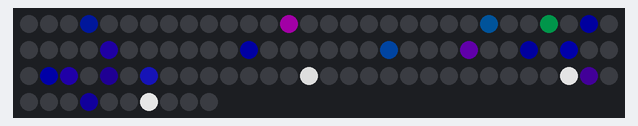
A sketch run on a simulated Arduino Uno, built with avr-gcc and run on an emulated ATmega328P. Parts: 100 RGB LEDs in strip order, left to right, continuing on the next row. Dim RGB values are drawn brighter than linear; random numbers use the default seed unless the sketch sets one.

Above: at 0.46 s.
At 5.32 s:
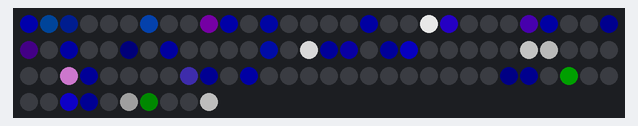
At 10.19 s:
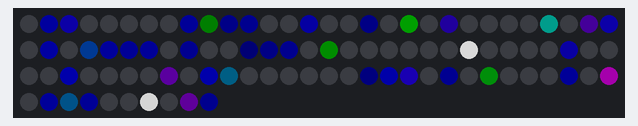
At 19.91 s:
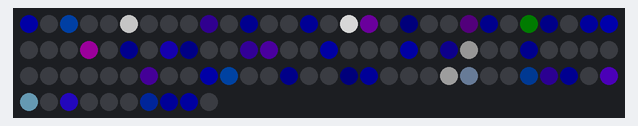
At 29.64 s:
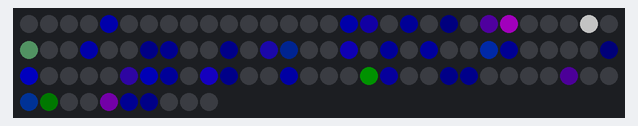
At 39.67 s:
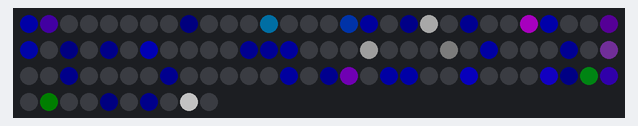

The sketch:

brinelegs.ino
```cpp
// Artimiid art boat legs
#include <FastLED.h>
// pin definitions
#define LEDS_PIN 10
#define NUM_LEDS        100
#define BRIGHTNESS      200
#define ARRAY_SIZE(A) (sizeof(A) / sizeof((A)[0]))
int ledsX[NUM_LEDS][3]; //-ARRAY FOR COPYING WHATS IN THE LED STRIP CURRENTLY (FOR CELL-AUTOMATA, ETC)
//-PERISTENT VARS
int idex = 0;        //-LED INDEX (0 to NUM_LEDS-1
int idx_offset = 0;  //-OFFSET INDEX (BOTTOM LED TO ZERO WHEN LOOP IS TURNED/DOESN'T REALLY WORK)
int ihue = 0;        //-HUE (0-360)
int ibright = 0;     //-BRIGHTNESS (0-255)
int isat = 0;        //-SATURATION (0-255)
int bouncedirection = 0;  //-SWITCH FOR COLOR BOUNCE (0-1)
float tcount = 0.0;      //-INC VAR FOR SIN LOOPS
int lcount = 0;      //-ANOTHER COUNTING VAR
// ----------------------------------------------------------------------------
// globals

CRGB leds[NUM_LEDS];
uint8_t g_address;
uint8_t g_hue = 90;

void set_color_led(int adex, int cred, int cgrn, int cblu)
{
  int bdex;

  if (idx_offset > 0) {  //-APPLY INDEX OFFSET
  bdex = (adex + idx_offset) % NUM_LEDS;
  }
  else {bdex = adex;}

  leds[bdex].r = cred;
  leds[bdex].g = cgrn;
  leds[bdex].b = cblu;
}
// ----------------------------------------------------------------------------
// patterns
void glitterFish() {
  add_glitter(15);
  fadeToBlackBy( leds, NUM_LEDS, 4);

  int pos = random8(NUM_LEDS);
  int hue = g_hue + random8(120);
  int value = 128;

  //Hide Green Hues
  if (hue < 130) {
    hue = g_hue + random8(120);
  }
  // Hide some Blue hues
  //if (hue < 180 && hue > 171) {
    //hue = g_hue + random8(120);
  //}
  // Hide Red hues
  if (hue < 255 && hue > 230) {
    hue = g_hue + random8(120);
  }

  //
  if (hue < 140) {
    value = random8(128);
  } else if (hue > 200) {
    value = random8(233);
  }


  leds[pos] += CHSV( hue, 255, value);

  delay(10);
}


// ----------------------------------------------------------------------------
// setup & loop


typedef void (*SimplePatternList[])();
SimplePatternList patterns_center = {
glitterFish,
};

SimplePatternList patterns_edge = {
glitterFish,
};

uint8_t current_pattern = 0;

SimplePatternList* patterns = (SimplePatternList*)&patterns_center;
uint8_t patterns_count = ARRAY_SIZE(patterns_center);


void setup() {

  // led strip
  FastLED.addLeds<NEOPIXEL, LEDS_PIN>(leds, NUM_LEDS);

  // set master brightness control
  FastLED.setBrightness(BRIGHTNESS);

  if (g_address <= 4 || g_address >= 20) {
    patterns = (SimplePatternList*)&patterns_edge;
    patterns_count = ARRAY_SIZE(patterns_edge);
  }

  // Begin serial dump for debug
  Serial.begin(9600);
}

uint32_t m = 0;
uint32_t pattern_start = 0;

void loop() {

  FastLED.show();
  (*patterns)[current_pattern]();


  m = millis();
  if (m - pattern_start >= 10000) {
    next_pattern();
    pattern_start += 10000;
  }
}


// ----------------------------------------------------------------------------
// helpers


void add_glitter( fract8 chanceOfGlitter)
{
  if( random8() < chanceOfGlitter) {
    leds[ random16(NUM_LEDS) ] += CRGB::White;
  }
}


void next_pattern() {
current_pattern = (current_pattern + 1) % patterns_count;
}
```
